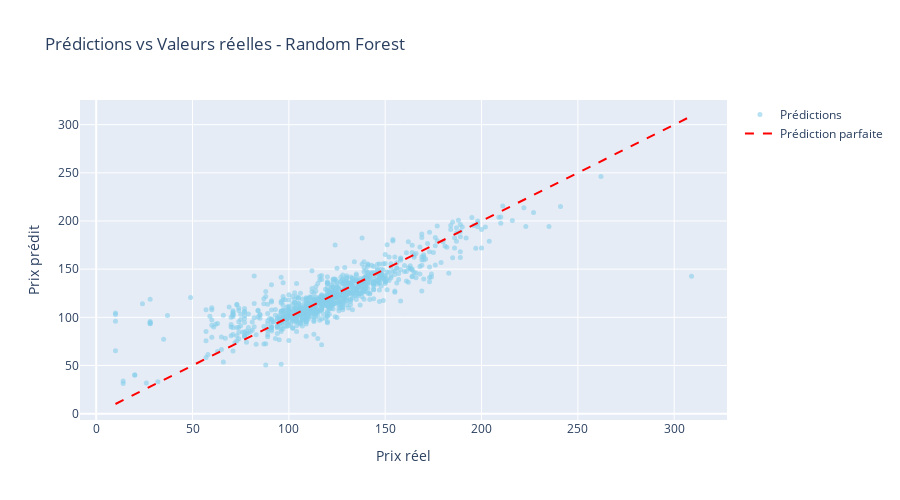

Notebook code cell kept with this figure:
### Markdown cell above
## 11. Analyse des prédictions

### Code cell
# Scatter plot : Prédictions vs Valeurs réelles
y_pred_best = best_model_result['y_pred_test']

fig = go.Figure()

# Points
fig.add_trace(go.Scatter(
    x=y_test,
    y=y_pred_best,
    mode='markers',
    name='Prédictions',
    marker=dict(color='skyblue', size=5, opacity=0.6)
))

# Ligne de prédiction parfaite
fig.add_trace(go.Scatter(
    x=[y_test.min(), y_test.max()],
    y=[y_test.min(), y_test.max()],
    mode='lines',
    name='Prédiction parfaite',
    line=dict(color='red', dash='dash')
))

fig.update_layout(
    title=f'Prédictions vs Valeurs réelles - {best_model_name}',
    xaxis_title='Prix réel',
    yaxis_title='Prix prédit',
    height=500
)
fig.show()

### Figure 1 — Plotly figure (JSON) as saved in the notebook; plotly's stock layout.template omitted (floating-point values rounded to 4 significant figures; data arrays with more than 128 entries replaced by an {"elided": "..."} marker saying what was removed)
{"data": [{"marker": {"color": "skyblue", "opacity": 0.6, "size": 5}, "mode": "markers", "name": "Prédictions", "type": "scatter", "x": {"elided": "969 int values"}, "y": {"elided": "969 float values"}}, {"line": {"color": "red", "dash": "dash"}, "mode": "lines", "name": "Prédiction parfaite", "type": "scatter", "x": [10, 309], "y": [10, 309]}], "layout": {"height": 500, "title": {"text": "Prédictions vs Valeurs réelles - Random Forest"}, "xaxis": {"title": {"text": "Prix réel"}}, "yaxis": {"title": {"text": "Prix prédit"}}}}
